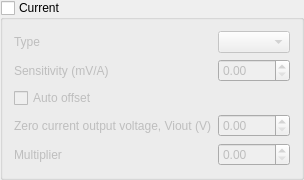
                <widget class="QGroupBox" name="gbCurrent">
                 <property name="enabled">
                  <bool>true</bool>
                 </property>
                 <property name="title">
                  <string>Current</string>
                 </property>
                 <property name="checkable">
                  <bool>true</bool>
                 </property>
                 <property name="checked">
                  <bool>false</bool>
                 </property>
                 <layout class="QGridLayout" name="gridLayout_9">
                  <item row="3" column="0">
                   <widget class="QLabel" name="lbQuiescentVoltage">
                    <property name="enabled">
                     <bool>false</bool>
                    </property>
                    <property name="text">
                     <string>Zero current output voltage, Viout (V)</string>
                    </property>
                   </widget>
                  </item>
                  <item row="0" column="0">
                   <widget class="QLabel" name="label_29">
                    <property name="enabled">
                     <bool>false</bool>
                    </property>
                    <property name="text">
                     <string>Type</string>
                    </property>
                   </widget>
                  </item>
                  <item row="3" column="1">
                   <widget class="QDoubleSpinBox" name="sbQuiescentVoltage">
                    <property name="enabled">
                     <bool>false</bool>
                    </property>
                    <property name="decimals">
                     <number>2</number>
                    </property>
                   </widget>
                  </item>
                  <item row="2" column="0">
                   <widget class="QCheckBox" name="cbCurrentAutoOffset">
                    <property name="enabled">
                     <bool>false</bool>
                    </property>
                    <property name="text">
                     <string>Auto offset</string>
                    </property>
                    <property name="checked">
                     <bool>false</bool>
                    </property>
                   </widget>
                  </item>
                  <item row="0" column="1">
                   <widget class="QComboBox" name="cbCurrentSensorType">
                    <property name="enabled">
                     <bool>false</bool>
                    </property>
                   </widget>
                  </item>
                  <item row="4" column="0">
                   <widget class="QLabel" name="lbAnalogCurrentMultiplier">
                    <property name="enabled">
                     <bool>false</bool>
                    </property>
                    <property name="text">
                     <string>Multiplier</string>
                    </property>
                   </widget>
                  </item>
                  <item row="1" column="0">
                   <widget class="QLabel" name="lbCurrentSens">
                    <property name="enabled">
                     <bool>false</bool>
                    </property>
                    <property name="text">
                     <string>Sensitivity (mV/A)</string>
                    </property>
                    <property name="alignment">
                     <set>Qt::AlignLeading|Qt::AlignLeft|Qt::AlignVCenter</set>
                    </property>
                   </widget>
                  </item>
                  <item row="4" column="1">
                   <widget class="QDoubleSpinBox" name="sbAnalogCurrentMultiplier">
                    <property name="enabled">
                     <bool>false</bool>
                    </property>
                   </widget>
                  </item>
                  <item row="1" column="1">
                   <widget class="QDoubleSpinBox" name="sbCurrentSens">
                    <property name="enabled">
                     <bool>false</bool>
                    </property>
                    <property name="decimals">
                     <number>2</number>
                    </property>
                   </widget>
                  </item>
                 </layout>
                </widget>
